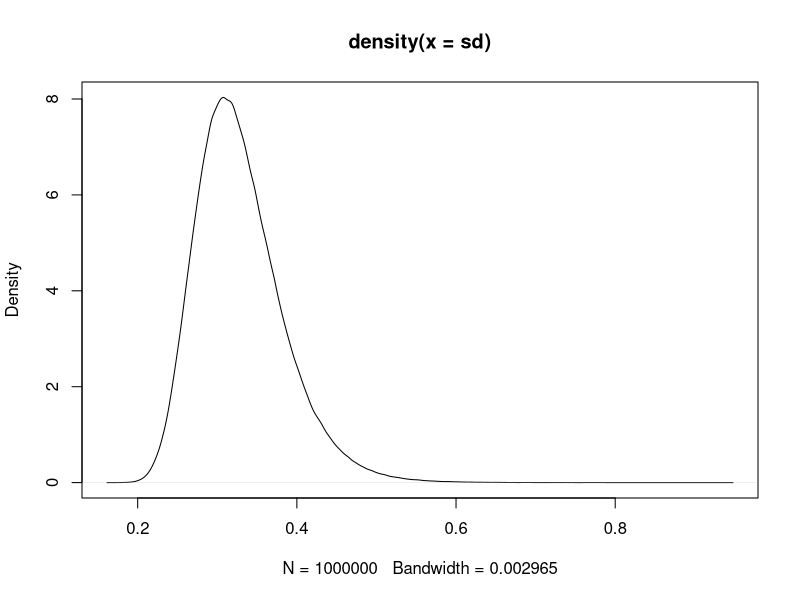
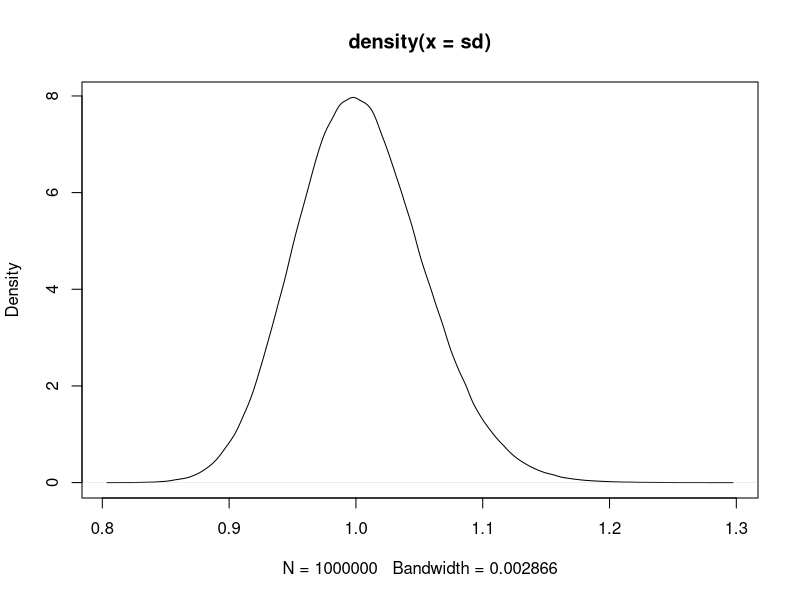
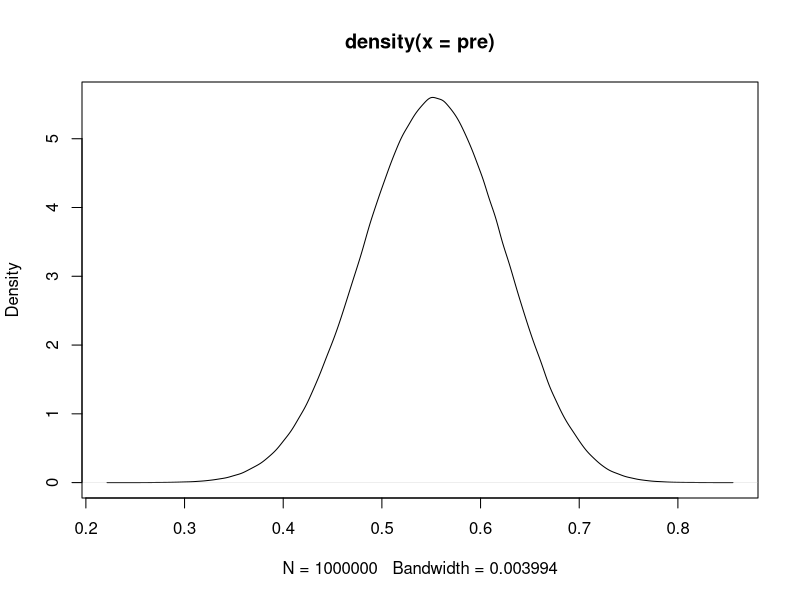
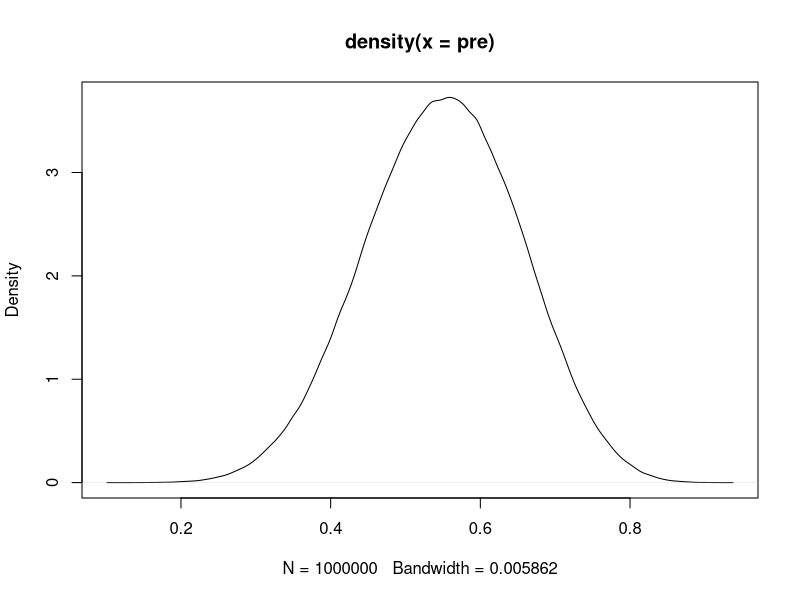
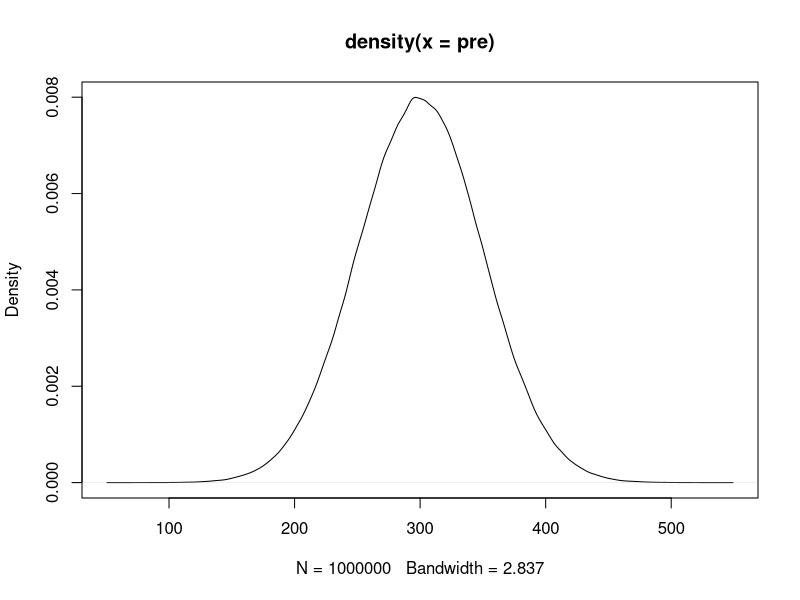

Write R code to recreate these figures, in order.
## For gamma distribution
# plot function - precision instead of sd
pg = function(shp, rt){
  pre = rgamma(1e6, shp, rt)
  sd = sqrt(1/pre)
  plot(density(sd))
}
pg(10, 1)
mean = 1
var = .01
rt = mean / var
shp = mean * rt
pg(shp, rt)

## For beta distribution
pb = function(shp, rt){
  pre = rbeta(1e6, shp, rt)
  plot(density(pre))
}
mean = .2
var_max = mean * (1 - mean)
var = .01
shp = mean * (mean * (1 - mean) / var - 1)
rt = (1 - mean) * (mean * (1 - mean) / var - 1)
pb(27, 22) 
pb(0.55 * 10 / 0.45, 10)
## For normal distribution
pn = function(mean, sd){
  pre = rnorm(1e6, mean, sd)
  plot(density(pre))
}
pn(300, 50)
